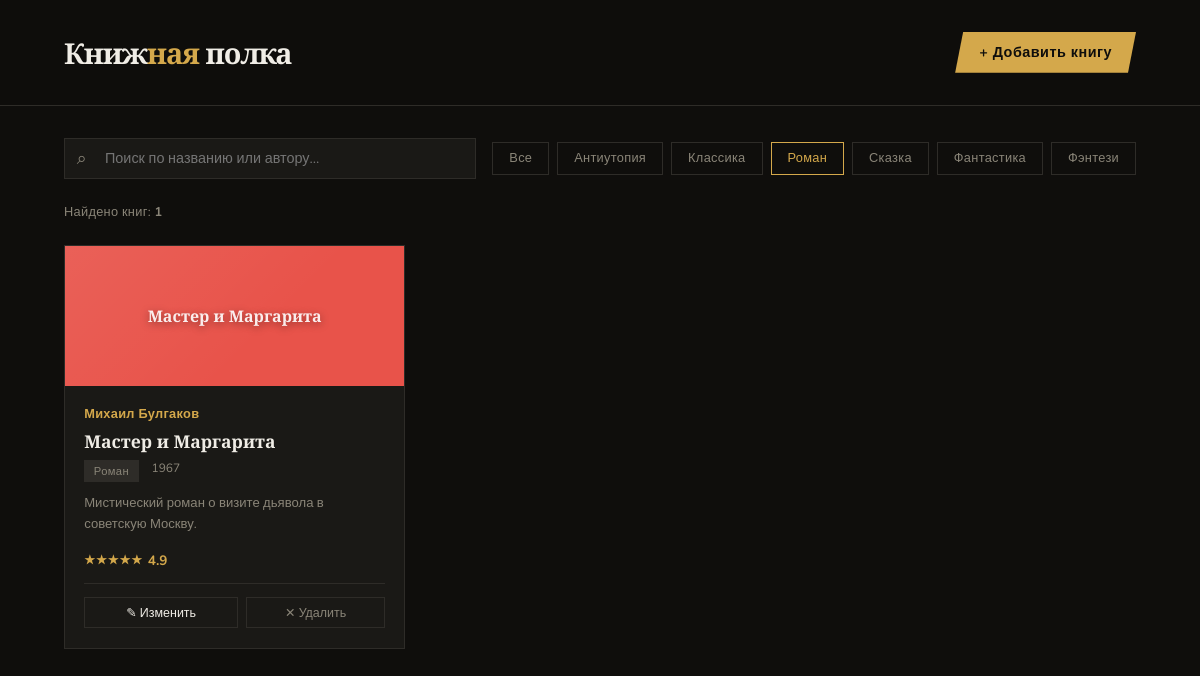
Screenshot of /?genre=Роман&search= with the database file from the repository.
### tables this page shows
CREATE TABLE books (
            id INTEGER PRIMARY KEY AUTOINCREMENT,
            title TEXT NOT NULL,
            author TEXT NOT NULL,
            genre TEXT NOT NULL,
            year INTEGER,
            rating REAL DEFAULT 0,
            description TEXT,
            cover_color TEXT DEFAULT '#4A90D9'
        );

### app.py (the view)
@app.route('/')
def index():
    conn = get_db()
    genre_filter = request.args.get('genre', '')
    search = request.args.get('search', '')
    query = 'SELECT * FROM books'
    params = []
    conditions = []
    if genre_filter:
        conditions.append('genre = ?')
        params.append(genre_filter)
    if search:
        conditions.append('(title LIKE ? OR author LIKE ?)')
        params.extend([f'%{search}%', f'%{search}%'])
    if conditions:
        query += ' WHERE ' + ' AND '.join(conditions)
    query += ' ORDER BY rating DESC'
    books = conn.execute(query, params).fetchall()
    genres = [r[0] for r in conn.execute('SELECT DISTINCT genre FROM books ORDER BY genre').fetchall()]
    conn.close()
    return render_template('index.html', books=books, genres=genres, current_genre=genre_filter, search=search)

### app.py (called while the page is built)
def get_db():
    conn = sqlite3.connect(DB_PATH)
    conn.row_factory = sqlite3.Row
    return conn

### templates/index.html (shortened to what this page needs)
<!DOCTYPE html>
<html lang="ru">
<head>
</head>
<body>
<header>
  <div class="logo">Книж<span>ная</span> полка</div>
  <a href="/add" class="add-btn">+ Добавить книгу</a>
</header>
<div class="controls">
  <form method="get" class="search-wrap">
    <input type="text" name="search" placeholder="Поиск по названию или автору..." value="{{ search }}">
  </form>
  <div class="genre-tabs">
    <a href="/?search={{ search }}" class="genre-tab {% if not current_genre %}active{% endif %}">Все</a>
    {% for g in genres %}
    <a href="/?genre={{ g }}&search={{ search }}" class="genre-tab {% if g == current_genre %}active{% endif %}">{{ g }}</a>
    {% endfor %}
  </div>
</div>
<div class="stats-bar">Найдено книг: <strong>{{ books|length }}</strong></div>
<div class="grid">
  {% if books %}
    {% for b in books %}
    <div class="card">
      <div class="card-cover" style="background: {{ b.cover_color }};">
        <div class="cover-title">{{ b.title }}</div>
      </div>
      <div class="card-body">
        <div class="card-author">{{ b.author }}</div>
        <div class="card-title">{{ b.title }}</div>
        <div class="card-meta">
          <span class="card-genre">{{ b.genre }}</span>
          {% if b.year %}<span>{{ b.year }}</span>{% endif %}
        </div>
        {% if b.description %}
        <div class="card-desc">{{ b.description }}</div>
        {% endif %}
        <div class="rating">
          <span class="stars">★★★★★</span>
          {{ "%.1f"|format(b.rating) }}
        </div>
        <div class="card-actions">
          <a href="/edit/{{ b.id }}" class="btn-edit">✎ Изменить</a>
          <form method="post" action="/delete/{{ b.id }}" style="flex:1" onsubmit="return confirm('Удалить эту книгу?')">
            <button type="submit" class="btn-del" style="width:100%">✕ Удалить</button>
          </form>
        </div>
      </div>
    </div>
    {% endfor %}
  {% else %}
    <div class="empty">
      <p>Книги не найдены</p>
      <p>Попробуйте другой запрос или <a href="/" style="color:var(--accent)">сбросьте фильтры</a></p>
    </div>
  {% endif %}
</div>
</body>
</html>

### templates/index.html (style rules this page uses)
:root { --bg: #0F0E0C; --surface: #1A1916; --border: #2E2C28; --text: #F0EDE6; --muted: #8A8578; --accent: #D4A84B; --accent2: #E8534A; }
* { margin: 0; padding: 0; box-sizing: border-box; }
body { background: var(--bg); color: var(--text); font-family: 'Nunito', sans-serif; min-height: 100vh; }
header { border-bottom: 1px solid var(--border); padding: 2rem 4rem; display: flex; align-items: center; justify-content: space-between; position: sticky; top: 0; background: rgba(15,14,12,0.95); backdrop-filter: blur(12px); z-index: 100; }
.logo { font-family: 'Playfair Display', serif; font-size: 1.8rem; font-weight: 900; letter-spacing: -1px; }
.logo span { color: var(--accent); }
.add-btn { background: var(--accent); color: #0F0E0C; border: none; padding: .65rem 1.5rem; font-family: 'Nunito', sans-serif; font-weight: 700; font-size: .9rem; cursor: pointer; letter-spacing: .5px; text-decoration: none; transition: all .2s; clip-path: polygon(8px 0%, 100% 0%, calc(100% - 8px) 100%, 0% 100%); }
.controls { padding: 2rem 4rem 1rem; display: flex; gap: 1rem; align-items: center; flex-wrap: wrap; }
.search-wrap { position: relative; flex: 1; min-width: 220px; }
.search-wrap input { width: 100%; background: var(--surface); border: 1px solid var(--border); color: var(--text); padding: .6rem 1rem .6rem 2.5rem; font-family: 'Nunito', sans-serif; font-size: .9rem; outline: none; transition: border .2s; }
.search-wrap::before { content: '⌕'; position: absolute; left: .8rem; top: 50%; transform: translateY(-50%); color: var(--muted); font-size: 1.1rem; }
.genre-tabs { display: flex; gap: .5rem; flex-wrap: wrap; }
.genre-tab { padding: .4rem 1rem; border: 1px solid var(--border); background: transparent; color: var(--muted); font-family: 'Nunito', sans-serif; font-size: .8rem; cursor: pointer; text-decoration: none; transition: all .2s; letter-spacing: .3px; }
.genre-tab:hover, .genre-tab.active { border-color: var(--accent); color: var(--accent); }
.stats-bar { padding: .5rem 4rem 1.5rem; font-size: .8rem; color: var(--muted); letter-spacing: .3px; }
.grid { display: grid; grid-template-columns: repeat(auto-fill, minmax(280px, 1fr)); gap: 1.5rem; padding: 0 4rem 4rem; }
.card { background: var(--surface); border: 1px solid var(--border); overflow: hidden; transition: transform .25s, border-color .25s; position: relative; }
.card-cover { height: 140px; display: flex; align-items: center; justify-content: center; position: relative; overflow: hidden; }
.card-cover::after { content: ''; position: absolute; inset: 0; background: linear-gradient(135deg, rgba(255,255,255,.08) 0%, transparent 60%); }
.cover-title { font-family: 'Playfair Display', serif; font-weight: 700; font-size: 1rem; color: rgba(255,255,255,.9); text-align: center; padding: 1rem; position: relative; z-index: 1; line-height: 1.3; text-shadow: 0 2px 8px rgba(0,0,0,.4); }
.card-body { padding: 1.2rem; }
.card-author { font-size: .8rem; color: var(--accent); font-weight: 600; letter-spacing: .3px; margin-bottom: .4rem; }
.card-title { font-family: 'Playfair Display', serif; font-size: 1.1rem; font-weight: 700; line-height: 1.3; margin-bottom: .5rem; }
.card-meta { display: flex; gap: .8rem; font-size: .75rem; color: var(--muted); margin-bottom: .7rem; }
.card-genre { background: var(--border); padding: .2rem .6rem; font-size: .7rem; letter-spacing: .4px; }
.card-desc { font-size: .82rem; color: var(--muted); line-height: 1.6; margin-bottom: 1rem; display: -webkit-box; -webkit-line-clamp: 2; -webkit-box-orient: vertical; overflow: hidden; }
.rating { display: flex; align-items: center; gap: .3rem; font-size: .85rem; font-weight: 700; color: var(--accent); }
.stars { font-size: .75rem; letter-spacing: 1px; }
.card-actions { display: flex; gap: .5rem; margin-top: .8rem; padding-top: .8rem; border-top: 1px solid var(--border); }
.btn-edit, .btn-del { flex: 1; padding: .4rem; border: 1px solid var(--border); background: transparent; font-family: 'Nunito', sans-serif; font-size: .78rem; cursor: pointer; transition: all .2s; text-decoration: none; text-align: center; display: block; }
.btn-edit { color: var(--text); }
.btn-del { color: var(--muted); }

### rows the page displays
books: genre "Антиутопия"
books: genre "Классика"
books: genre "Сказка"
books: genre "Фантастика"
books: genre "Фэнтези"
books: title "Мастер и Маргарита", author "Михаил Булгаков", genre "Роман", year "1967", description "Мистический роман о визите дьявола в советскую Москву.", rating "4.9"

### other values shown
{{ g }} "Роман"
{{ books|length }} "1"
